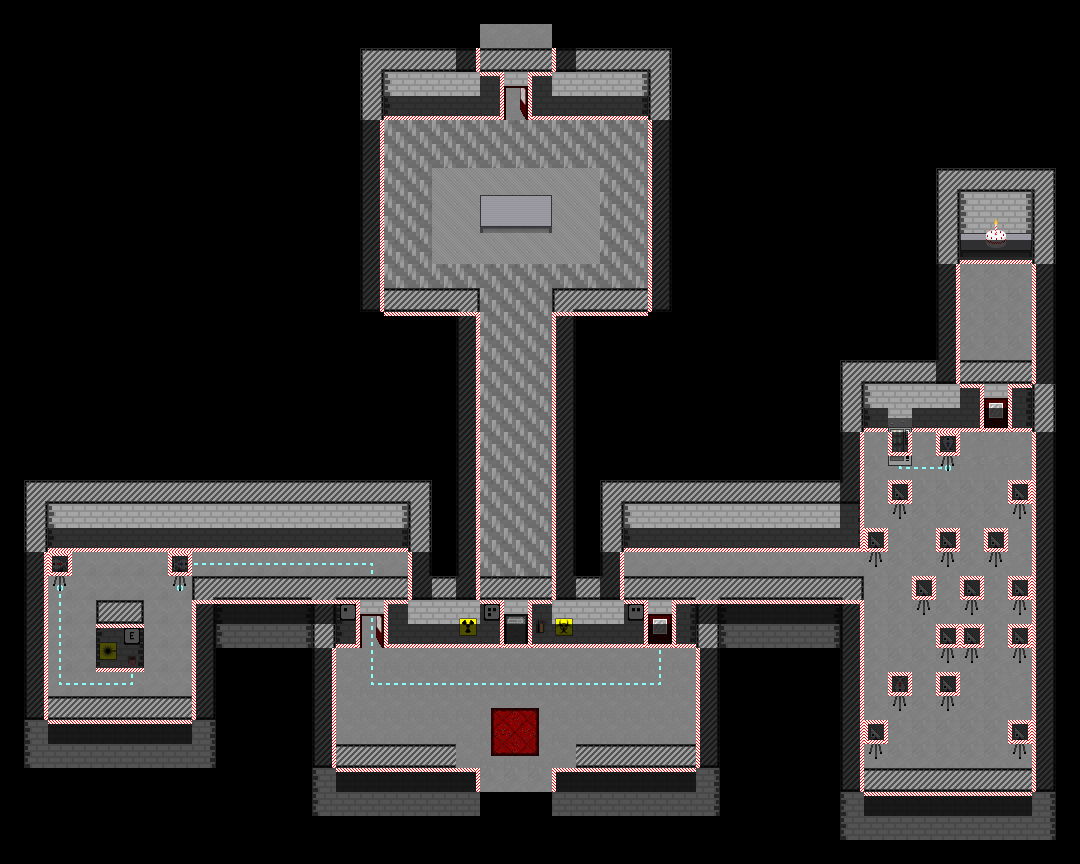

This is a level from a 2D game, rendered from its Tiled map with the project's own tilesets. A one-line summary and the map file follow, with tile-layer data summarised:
An orthogonal 45x36 tile map with 24x24 px tiles, 19 tile layers (floor-ground, floor-deco, floor-guide, wall-low, ...) and 113 objects (84x laser-beam, 14x laser-io, 6x trigger, 3x laser-receiver, 2x laser-emitter, ...).

<map version="1.0" orientation="orthogonal" width="45" height="36" tilewidth="24" tileheight="24">
 <properties>
  <property name="" value="" />
  <property name="start" value="start" />
 </properties>
 <tileset firstgid="1" name="atlas" tilewidth="24" tileheight="24">
  <image source="../tileset/atlas.png" width="960" height="960" />
 </tileset>
 <layer name="floor-ground" width="45" height="36">
  <properties>
   <property name="world" value="good,evil" />
  </properties>
  <data>[1620 cells, 439 non-empty, 14 distinct tile ids]</data>
 </layer>
 <layer name="floor-deco" width="45" height="36">
  <properties>
   <property name="world" value="good,evil" />
  </properties>
  <data>[1620 cells, 15 non-empty, 15 distinct tile ids]</data>
 </layer>
 <layer name="floor-guide" width="45" height="36">
  <properties>
   <property name="world" value="good,evil" />
  </properties>
  <data>[1620 cells, 40 non-empty, 9 distinct tile ids]</data>
 </layer>
 <layer name="wall-low" width="45" height="36">
  <properties>
   <property name="world" value="good,evil" />
  </properties>
  <data>[1620 cells, 109 non-empty, 11 distinct tile ids]</data>
 </layer>
 <layer name="wall-low-shading" width="45" height="36">
  <properties>
   <property name="world" value="good,evil" />
  </properties>
  <data>[1620 cells, 0 non-empty, 0 distinct tile ids]</data>
 </layer>
 <layer name="wall-low-deco" width="45" height="36">
  <properties>
   <property name="world" value="good,evil" />
  </properties>
  <data>[1620 cells, 6 non-empty, 6 distinct tile ids]</data>
 </layer>
 <layer name="evil-laser-dev" width="45" height="36">
  <properties>
   <property name="world" value="evil" />
  </properties>
  <data>[1620 cells, 0 non-empty, 0 distinct tile ids]</data>
 </layer>
 <layer name="good-laser-dev" width="45" height="36">
  <properties>
   <property name="world" value="good" />
  </properties>
  <data>[1620 cells, 38 non-empty, 8 distinct tile ids]</data>
 </layer>
 <layer name="evil-laser-beam" width="45" height="36">
  <properties>
   <property name="world" value="evil" />
  </properties>
  <data>[1620 cells, 0 non-empty, 0 distinct tile ids]</data>
 </layer>
 <layer name="good-laser-beam" width="45" height="36">
  <properties>
   <property name="world" value="good" />
  </properties>
  <data>[1620 cells, 0 non-empty, 0 distinct tile ids]</data>
 </layer>
 <layer name="object" width="45" height="36">
  <properties>
   <property name="type" value="good" />
  </properties>
  <data>[1620 cells, 6 non-empty, 6 distinct tile ids]</data>
 </layer>
 <layer name="object-2" width="45" height="36">
  <properties>
   <property name="type" value="good" />
  </properties>
  <data>[1620 cells, 2 non-empty, 2 distinct tile ids]</data>
 </layer>
 <layer name="mobs" width="45" height="36">
  <data>[1620 cells, 0 non-empty, 0 distinct tile ids]</data>
 </layer>
 <layer name="player" width="45" height="36">
  <data>[1620 cells, 0 non-empty, 0 distinct tile ids]</data>
 </layer>
 <layer name="wall-high" width="45" height="36">
  <properties>
   <property name="world" value="good,evil" />
  </properties>
  <data>[1620 cells, 100 non-empty, 9 distinct tile ids]</data>
 </layer>
 <layer name="wall-high-deco" width="45" height="36">
  <properties>
   <property name="world" value="good,evil" />
  </properties>
  <data>[1620 cells, 9 non-empty, 9 distinct tile ids]</data>
 </layer>
 <layer name="wall-trimmings" width="45" height="36">
  <properties>
   <property name="world" value="good,evil" />
  </properties>
  <data>[1620 cells, 235 non-empty, 11 distinct tile ids]</data>
 </layer>
 <layer name="good-walkability" width="45" height="36">
  <properties>
   <property name="world" value="none" />
  </properties>
  <data>[1620 cells, 238 non-empty, 10 distinct tile ids]</data>
 </layer>
 <layer name="evil-walkability" width="45" height="36">
  <properties>
   <property name="world" value="none" />
  </properties>
  <data>[1620 cells, 0 non-empty, 0 distinct tile ids]</data>
 </layer>
 <objectgroup name="good-objects" width="45" height="36">
  <object type="laser-emitter" gid="777" x="888" y="696" width="24" height="24">
   <properties>
    <property name="output" value="0100" />
   </properties>
  </object>
  <object type="button" gid="777" x="120" y="672" width="24" height="24">
   <properties>
    <property name="disable" value="laser-dev-toggle:good:2:23" />
    <property name="enable" value="laser-dev-toggle:good:2:23" />
   </properties>
  </object>
  <object type="laser-receiver" gid="777" x="168" y="576" width="24" height="24">
   <properties>
    <property name="disable" value="door-close:27:26:wall-high:wall-low:good-walkability,laser-dev-toggle:good:37:28" />
    <property name="enable" value="door-open:27:26:wall-high:wall-low:good-walkability,laser-dev-toggle:good:37:28" />
    <property name="input" value="0010" />
   </properties>
  </object>
  <object type="keycard-reader" gid="777" x="528" y="648" width="24" height="24">
   <properties>
    <property name="card" value="00100" />
    <property name="unlock" value="door-open:21:26:wall-high:wall-low:good-walkability" />
   </properties>
  </object>
  <object type="laser-beam" gid="777" x="1008" y="456" width="24" height="24" />
  <object type="laser-receiver" gid="777" x="984" y="456" width="24" height="24">
   <properties>
    <property name="enable" value="notify-timed:1000:INFO:MY VEGETABLE GARDEN!,door-open:41:17:wall-high:wall-low:good-walkability" />
    <property name="input" value="0001" />
   </properties>
  </object>
  <object type="laser-beam" gid="777" x="960" y="456" width="24" height="24" />
  <object type="laser-beam" gid="777" x="912" y="456" width="24" height="24" />
  <object type="laser-beam" gid="777" x="864" y="456" width="24" height="24" />
  <object type="laser-beam" gid="777" x="1008" y="480" width="24" height="24" />
  <object type="laser-beam" gid="777" x="960" y="480" width="24" height="24" />
  <object type="laser-beam" gid="777" x="984" y="480" width="24" height="24" />
  <object type="laser-beam" gid="777" x="912" y="480" width="24" height="24" />
  <object type="laser-beam" gid="777" x="936" y="480" width="24" height="24" />
  <object type="laser-beam" gid="777" x="864" y="480" width="24" height="24" />
  <object type="laser-beam" gid="777" x="888" y="480" width="24" height="24" />
  <object type="laser-beam" gid="777" x="960" y="504" width="24" height="24" />
  <object type="laser-beam" gid="777" x="984" y="504" width="24" height="24" />
  <object type="laser-beam" gid="777" x="912" y="504" width="24" height="24" />
  <object type="laser-beam" gid="777" x="936" y="504" width="24" height="24" />
  <object type="laser-beam" gid="777" x="864" y="504" width="24" height="24" />
  <object type="laser-beam" gid="777" x="1008" y="528" width="24" height="24" />
  <object type="laser-beam" gid="777" x="960" y="528" width="24" height="24" />
  <object type="laser-beam" gid="777" x="984" y="528" width="24" height="24" />
  <object type="laser-beam" gid="777" x="912" y="528" width="24" height="24" />
  <object type="laser-beam" gid="777" x="936" y="528" width="24" height="24" />
  <object type="laser-beam" gid="777" x="864" y="528" width="24" height="24" />
  <object type="laser-beam" gid="777" x="888" y="528" width="24" height="24" />
  <object type="laser-beam" gid="777" x="1008" y="552" width="24" height="24" />
  <object type="laser-beam" gid="777" x="960" y="552" width="24" height="24" />
  <object type="laser-beam" gid="777" x="912" y="552" width="24" height="24" />
  <object type="laser-beam" gid="777" x="888" y="552" width="24" height="24" />
  <object type="laser-beam" gid="777" x="1008" y="576" width="24" height="24" />
  </objectgroup>
 <objectgroup name="evil-objects" width="45" height="36" />
 <objectgroup name="checkpoints" width="45" height="36">
  <!-- 1 objects omitted --></objectgroup>
</map>
<!-- 80 of 113 objects omitted -->